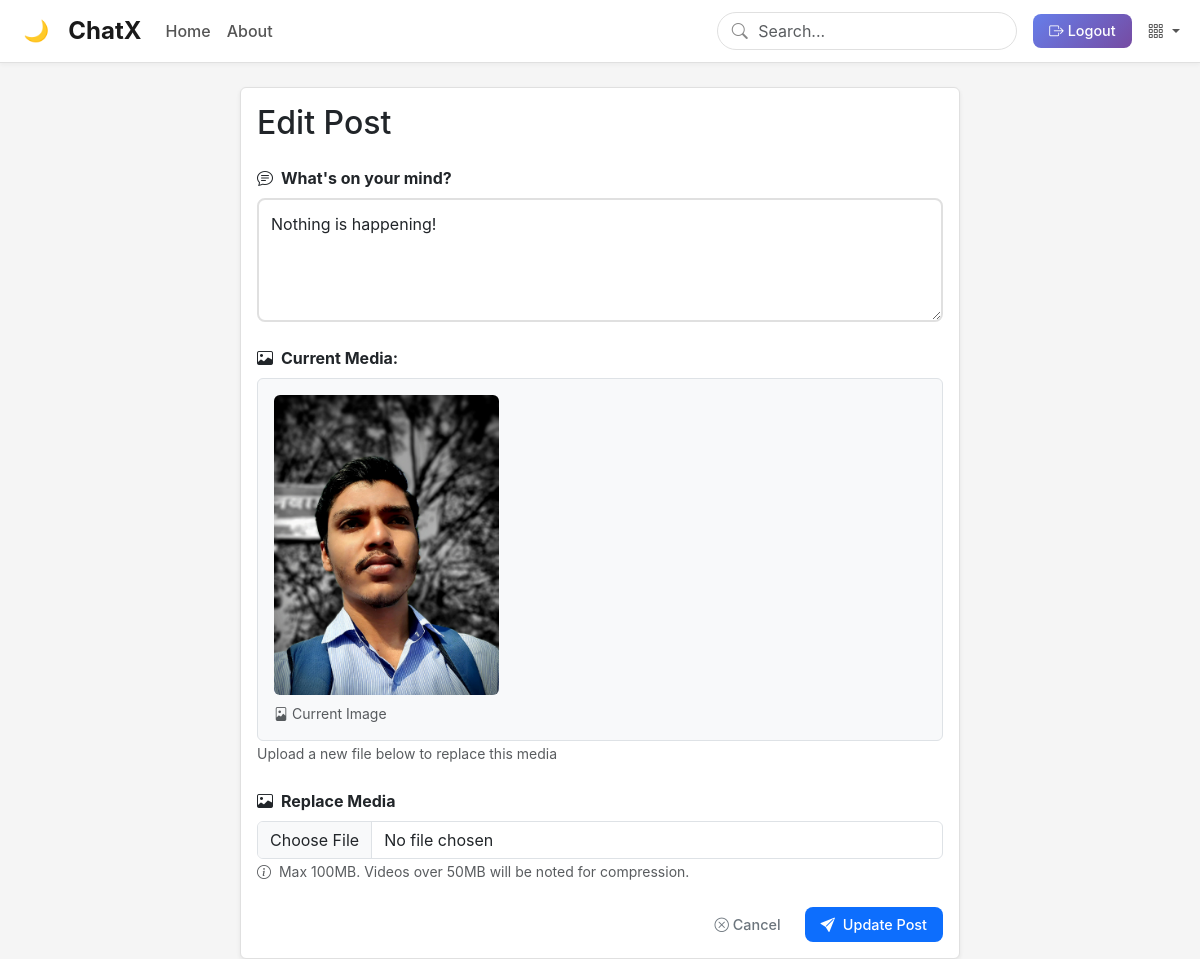
Screenshot of /post/2/edit/ (signed in) with the database file from the repository.
### chatx/models.py (models this page shows, shortened)
class Post(models.Model):
    author = models.ForeignKey(User, on_delete=models.CASCADE)
    text = models.TextField(max_length=280)
    image = models.ImageField(upload_to='post_images/', blank=True, null=True)
    video = models.FileField(upload_to='post_videos/', blank=True, null=True)  # NEW
    created_at = models.DateTimeField(auto_now_add=True)
    likes = models.ManyToManyField(User, related_name='liked_posts', blank=True)
    saves = models.ManyToManyField(User, related_name='saved_posts', blank=True)
    class Meta:
        ordering = ['-created_at']
        verbose_name = "Post"
        verbose_name_plural = "Posts"

### chatx/views.py (the view)
# urls.py: path('post/<int:pk>/edit/', chatx_views.post_edit, name='post_edit'),
@login_required
def post_edit(request, pk):
    post = get_object_or_404(Post, pk=pk, author=request.user)
    if request.method == "POST":
        form = PostForm(request.POST, request.FILES, instance=post)
        if form.is_valid():
            form.save()
            return redirect('post_list')
    else:
        form = PostForm(instance=post)
    return render(request, 'post_form.html', {'form': form, 'post': post})

### chatx/forms.py (shortened to what this page needs)
class PostForm(forms.ModelForm):
    class Meta:
        model = Post
        fields = ['text', 'image', 'video']
        widgets = {
            'text': forms.Textarea(attrs={
                'rows': 4,
                'placeholder': "What's on your mind?",
                'class': 'form-control'
            }),
            'image': forms.FileInput(attrs={'class': 'form-control'}),
            'video': forms.FileInput(attrs={'class': 'form-control'}),
        }

### templates/post_form.html (shortened to what this page needs)
{% extends 'layout.html' %}
{% block content %}
<div class="container mt-4">
    <div class="row">
        <div class="col-md-8 offset-md-2">
            <div class="card shadow-sm">
                <div class="card-body">
                    <h2 class="mb-4">{% if post %}Edit Post{% else %}Create New Post{% endif %}</h2>
                    <form method="POST" enctype="multipart/form-data" id="postForm">
                        <div class="form-group mb-4">
                            <label for="{{ form.text.id_for_label }}" class="form-label fw-bold">
                                <i class="bi bi-chat-text me-2"></i>What's on your mind?
                            </label>
                            {{ form.text }}
                        </div>
                        {% if post %}
                            {% if post.image or post.video %}
                            <div class="mb-4">
                                <label class="form-label fw-bold">
                                    <i class="bi bi-image me-2"></i>Current Media:
                                </label>
                                <div class="border rounded p-3" style="background-color: #f8f9fa;">
                                    {% if post.image %}
                                        <img src="{{ post.image.url }}" class="img-fluid rounded mb-2" style="max-height: 300px;">
                                        <p class="text-muted small mb-0"><i class="bi bi-file-image me-1"></i>Current Image</p>
                                    {% elif post.video %}
                                        <video controls class="w-100 rounded mb-2" style="max-height: 300px; background-color: #000;">
                                            <source src="{{ post.video.url }}" type="video/mp4">
                                        </video>
                                        <p class="text-muted small mb-0"><i class="bi bi-file-play me-1"></i>Current Video</p>
                                    {% endif %}
                                </div>
                                <small class="text-muted">Upload a new file below to replace this media</small>
                            </div>
                            {% endif %}
                        {% endif %}
                        <div class="form-group mb-4">
                            <label for="mediaUpload" class="form-label fw-bold">
                                <i class="bi bi-image me-2"></i>{% if post %}Replace Media{% else %}Add Photo or Video{% endif %}
                            </label>
                            <input type="file"
                                   class="form-control"
                                   id="mediaUpload"
                                   name="media"
                                   accept="image/*,video/*"
                                   onchange="previewMedia(event)">
                            <small class="form-text text-muted">
                                <i class="bi bi-info-circle me-1"></i>
                                Max 100MB. Videos over 50MB will be noted for compression.
                            </small>
                        </div>
                        <div class="d-grid gap-2 d-md-flex justify-content-md-end">
                            <a href="{% if post %}{% url 'post_detail' post.pk %}{% else %}{% url 'post_list' %}{% endif %}" class="btn btn-outline-secondary btn-modern">
                                <i class="bi bi-x-circle me-1"></i>Cancel
                            </a>
                            <button type="submit" class="btn btn-primary btn-modern" id="submitBtn">
                                <i class="bi bi-send-fill me-1"></i>
                                {% if post %}Update Post{% else %}Post{% endif %}
                            </button>
                        </div>
                    </form>
                </div>
            </div>
        </div>
    </div>
</div>
{% endblock %}

### templates/layout.html (style rules this page uses)
body { background-color: #f5f5f5; color: #212529; transition: all 0.3s ease; font-family: -apple-system, BlinkMacSystemFont, "Segoe UI", Roboto, "Helvetica Neue", Arial, sans-serif; }
.card { background-color: #ffffff; color: #212529; border: 1px solid #e0e0e0; transition: all 0.3s ease; }
.btn-modern { border-radius: 8px; padding: 0.4rem 1rem; font-weight: 500; font-size: 0.9rem; transition: all 0.2s ease; border: none; }

### templates/post_form.html (style rules this page uses)
#id_text { width: 100%; padding: 12px; border: 2px solid #e0e0e0; border-radius: 8px; font-family: inherit; min-height: 120px; resize: vertical; transition: border-color 0.2s; }

### rows the page displays
Post: text "Nothing is happening!", image (picture)
